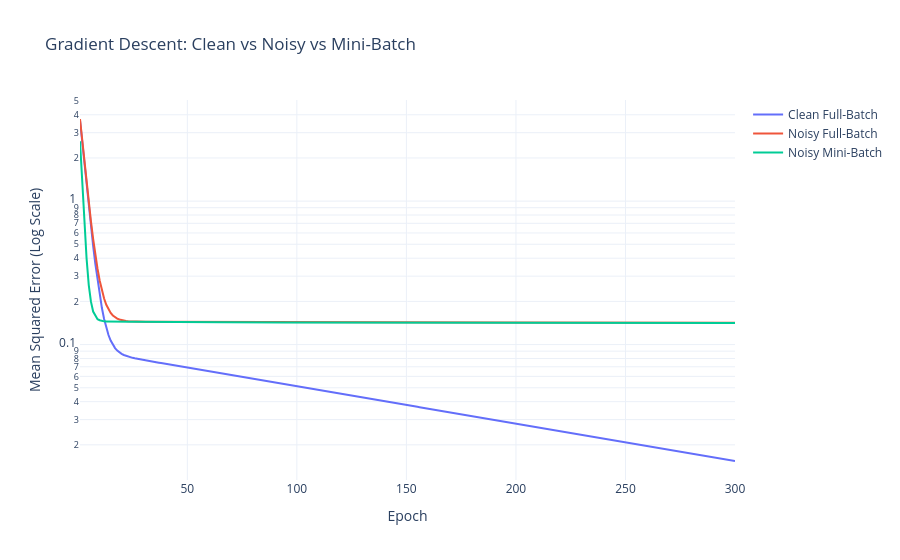

The code cell stored with this chart in its notebook:
### Markdown cell above
### 2.2 Comparison of Convergence Curves

### Code cell
fig = go.Figure()

for name, weight, bias, history in results:
    fig.add_trace(go.Scatter(
        x=list(range(1, len(history) + 1)),
        y=history,
        mode="lines",
        name=name
    ))

fig.update_layout(
    title="Gradient Descent: Clean vs Noisy vs Mini-Batch",
    xaxis_title="Epoch",
    yaxis_title="Mean Squared Error (Log Scale)",
    yaxis_type="log",
    template="plotly_white",
    hovermode="x unified"
)

fig.show()

### Figure 1 — Plotly figure (JSON) as saved in the notebook; plotly's stock layout.template omitted (floating-point values rounded to 4 significant figures; data arrays with more than 128 entries replaced by an {"elided": "..."} marker saying what was removed)
{"data": [{"mode": "lines", "name": "Clean Full-Batch", "type": "scatter", "x": {"elided": "300 int values"}, "y": {"elided": "300 float values"}}, {"mode": "lines", "name": "Noisy Full-Batch", "type": "scatter", "x": {"elided": "300 int values"}, "y": {"elided": "300 float values"}}, {"mode": "lines", "name": "Noisy Mini-Batch", "type": "scatter", "x": {"elided": "300 int values"}, "y": {"elided": "300 float values"}}], "layout": {"hovermode": "x unified", "title": {"text": "Gradient Descent: Clean vs Noisy vs Mini-Batch"}, "xaxis": {"title": {"text": "Epoch"}}, "yaxis": {"title": {"text": "Mean Squared Error (Log Scale)"}, "type": "log"}}}
